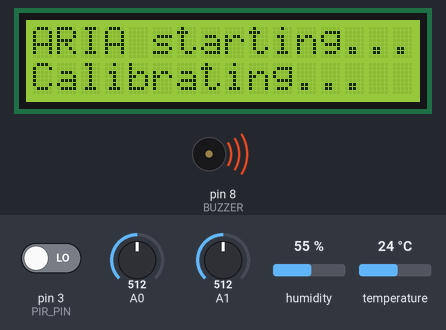
Bench run of a sketch on a simulated Arduino Uno, built with avr-gcc and run on an emulated ATmega328P. On the bench: 16×2 character LCD, buzzer (waves = sounding, pin HIGH). Inputs (shaded band) come from the test bench; at power-on: pin 3 (PIR_PIN) LOW, A0 = 512, A1 = 512, humidity 55 %, temperature 24 °C. What the sketch prints to the serial monitor is not drawn.

Above: at 0.5 s.
4.8 s: pin 3 (PIR_PIN) driven HIGH
At 6.4 s:
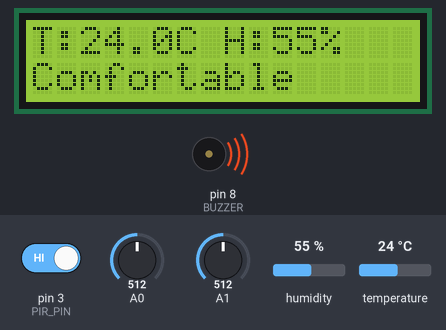
At 8.5 s:
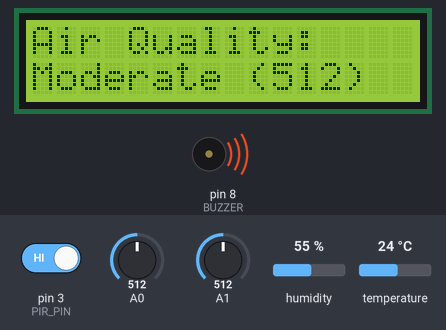
15.5 s: A0 set to 582
18.5 s: A0 set to 609
At 29.75 s:
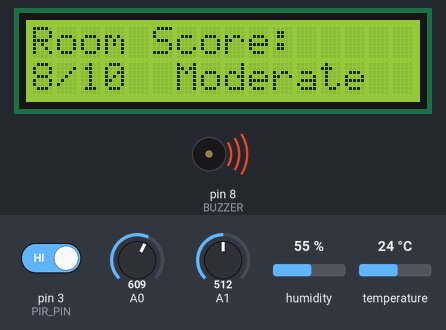
Timing chart, 0 to 32.3 s (numbered marks = the images above; inputs shaded):
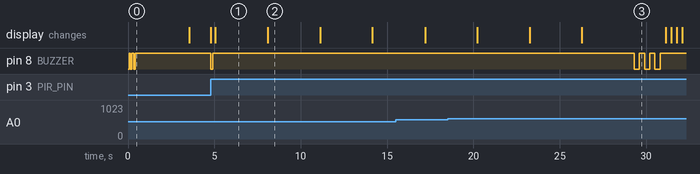

Measured:
- the behaviour switches between 600 and 601 on A0 (found by bisection; images 2 and 3)
- after the input at 4.8 s, pin 8 (BUZZER): HIGH → LOW at once, → HIGH 0.10 s later; the display: first changes at once (image 1 shows a later state)
- after the input at 18.5 s, pin 8 (BUZZER): alternates HIGH for 0.30 s and LOW for 0.30 s, 6 changes in all, then stays HIGH, starting after 10.8 s
- what the display in image 1 shows lasts 3.0 s, from 5.1 s to 8.1 s

The sketch:

sketch_mar28a.ino
```cpp
#include <DHT.h>
#include <Wire.h>
#include <LiquidCrystal_I2C.h>

#define DHTPIN 2
#define DHTTYPE DHT11
#define PIR_PIN 3
#define BUZZER 8
#define SLEEP_TIMEOUT 60000
#define ALERT_COOLDOWN 300000

DHT dht(DHTPIN, DHTTYPE);
LiquidCrystal_I2C lcd(0x27, 16, 2);

unsigned long lastMotion = 0;
unsigned long lastAlert = -ALERT_COOLDOWN;
bool displayOn = false;
int lastLightState = -1;

void beep(int times, int duration) {
  for (int i = 0; i < times; i++) {
    digitalWrite(BUZZER, LOW);
    delay(duration);
    digitalWrite(BUZZER, HIGH);
    delay(duration);
  }
}

void longBeep(int duration) {
  digitalWrite(BUZZER, LOW);
  delay(duration);
  digitalWrite(BUZZER, HIGH);
}

void checkPIR() {
  if (digitalRead(PIR_PIN) == HIGH) lastMotion = millis();
}

void screenDelay(int ms) {
  unsigned long s = millis();
  while (millis() - s < ms) checkPIR();
}

void scrollMessage(String msg) {
  Serial.println("ALERT: " + msg);
  lcd.clear();
  lcd.setCursor(0, 0);
  lcd.print("!! Alert !!");
  String padded = "                " + msg + "                ";
  for (int i = 0; i < (int)padded.length() - 15; i++) {
    lcd.setCursor(0, 1);
    lcd.print(padded.substring(i, i + 16));
    delay(300);
    checkPIR();
  }
}

void scrollInfo(String msg) {
  Serial.println("INFO: " + msg);
  lcd.clear();
  lcd.setCursor(0, 0);
  lcd.print("-- Info --");
  String padded = "                " + msg + "                ";
  for (int i = 0; i < (int)padded.length() - 15; i++) {
    lcd.setCursor(0, 1);
    lcd.print(padded.substring(i, i + 16));
    delay(300);
    checkPIR();
  }
}

String getAirCategory(int val) {
  if (val < 300) return "Good";
  else if (val < 600) return "Moderate";
  else return "Poor";
}

int getRoomScore(float t, float h, int airVal) {
  int score = 10;
  if (airVal > 600) score -= 4;
  else if (airVal > 300) score -= 2;
  if (t > 32 && h > 60) score -= 3;
  else if (t > 32) score -= 2;
  else if (h > 60) score -= 1;
  if (score < 0) score = 0;
  return score;
}

void setup() {
  Serial.begin(9600);
  dht.begin();
  lcd.init();
  lcd.backlight();
  pinMode(PIR_PIN, INPUT);
  pinMode(BUZZER, OUTPUT);
  digitalWrite(BUZZER, HIGH);

  lcd.setCursor(0, 0);
  lcd.print("ARIA starting...");
  lcd.setCursor(0, 1);
  lcd.print("Calibrating...");
  Serial.println("ARIA starting...");
  Serial.println("Calibrating sensors...");
  Serial.println("Alert limits: Temp 32C | Humidity 60% | Air Quality 600");
  beep(2, 100);
  delay(3000);

  float h = dht.readHumidity();
  float t = dht.readTemperature();
  int airQuality = analogRead(A0);
  Serial.print("Boot readings — Temp: "); Serial.print(t);
  Serial.print("C  Humidity: "); Serial.print(h);
  Serial.print("%  Air Quality: "); Serial.println(airQuality);
  if (t > 32) Serial.println("WARNING: Room already above temp limit at boot");
  if (h > 60) Serial.println("WARNING: Room already above humidity limit at boot");
  if (airQuality > 600) Serial.println("WARNING: Air quality already poor at boot");

  lcd.noBacklight();
  lcd.clear();
}

void loop() {
  checkPIR();

  if (digitalRead(PIR_PIN) == HIGH) {
    if (!displayOn) {
      lcd.backlight();
      displayOn = true;
      beep(1, 100);
      Serial.println("INFO: Motion detected - display on");
    }
  }

  if (displayOn && (millis() - lastMotion > SLEEP_TIMEOUT)) {
    lcd.noBacklight();
    lcd.clear();
    displayOn = false;
    Serial.println("INFO: No motion - display off");
    return;
  }

  if (!displayOn) return;

  float h = dht.readHumidity();
  float t = dht.readTemperature();
  int airQuality = analogRead(A0);
  int light = analogRead(A1);

  Serial.print("Temp: "); Serial.print(t); Serial.print("C  ");
  Serial.print("Humidity: "); Serial.print(h); Serial.print("%  ");
  Serial.print("Air Quality: "); Serial.print(airQuality); Serial.print("  ");
  Serial.print("Light: "); Serial.println(light);

  int currentLightState = (light < 500) ? 1 : 0;
  if (lastLightState != -1 && currentLightState != lastLightState) {
    if (currentLightState == 1) {
      beep(2, 80);
      scrollInfo("Lights turned on");
    } else {
      longBeep(500);
      scrollInfo("Lights turned off");
    }
  }
  lastLightState = currentLightState;

  if (millis() - lastAlert > ALERT_COOLDOWN) {
    if (airQuality > 600) {
      beep(3, 300);
      scrollMessage("Open your door - Poor air");
      lastAlert = millis();
    } else if (t > 32 && h > 60) {
      beep(2, 150);
      scrollMessage("Too hot and humid");
      lastAlert = millis();
    } else if (t > 32) {
      beep(1, 200);
      scrollMessage("Room is too hot");
      lastAlert = millis();
    } else if (h > 60) {
      beep(1, 200);
      scrollMessage("Room is too humid");
      lastAlert = millis();
    }
  }

  lcd.clear();
  lcd.setCursor(0, 0);
  lcd.print("T:"); lcd.print(t, 1); lcd.print("C H:"); lcd.print(h, 0); lcd.print("%");
  lcd.setCursor(0, 1);
  if (t > 32 && h > 60) lcd.print("Too hot&humid");
  else if (t > 32) lcd.print("Too hot");
  else if (h > 60) lcd.print("Too humid");
  else lcd.print("Comfortable");
  screenDelay(3000);

  lcd.clear();
  lcd.setCursor(0, 0);
  lcd.print("Air Quality:");
  lcd.setCursor(0, 1);
  lcd.print(getAirCategory(airQuality));
  lcd.print(" ("); lcd.print(airQuality); lcd.print(")");
  screenDelay(3000);

  lcd.clear();
  lcd.setCursor(0, 0);
  lcd.print("Light: "); lcd.print(light);
  lcd.setCursor(0, 1);
  lcd.print("Brightness level");
  screenDelay(3000);

  lcd.clear();
  lcd.setCursor(0, 0);
  lcd.print("Room Score:");
  lcd.setCursor(0, 1);
  lcd.print(getRoomScore(t, h, airQuality));
  lcd.print("/10  ");
  lcd.print(getAirCategory(airQuality));
  screenDelay(3000);
}
```
